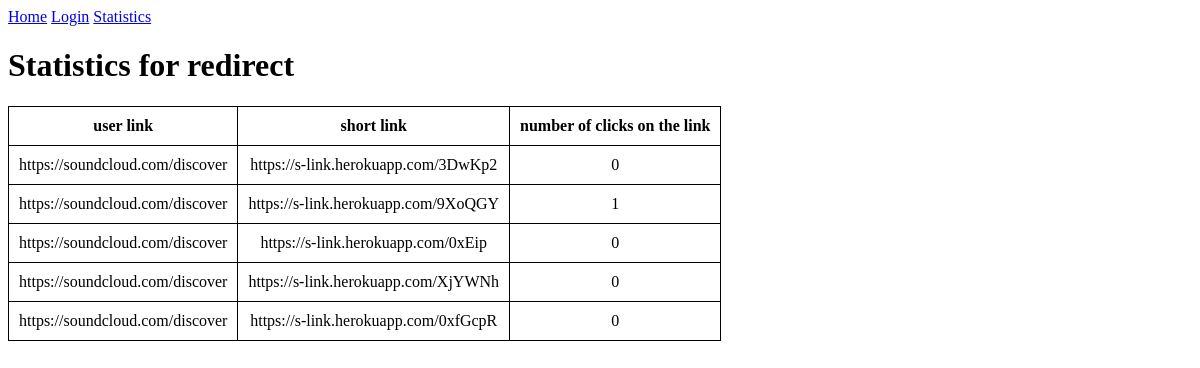
The page /stat on the database as committed earlier.
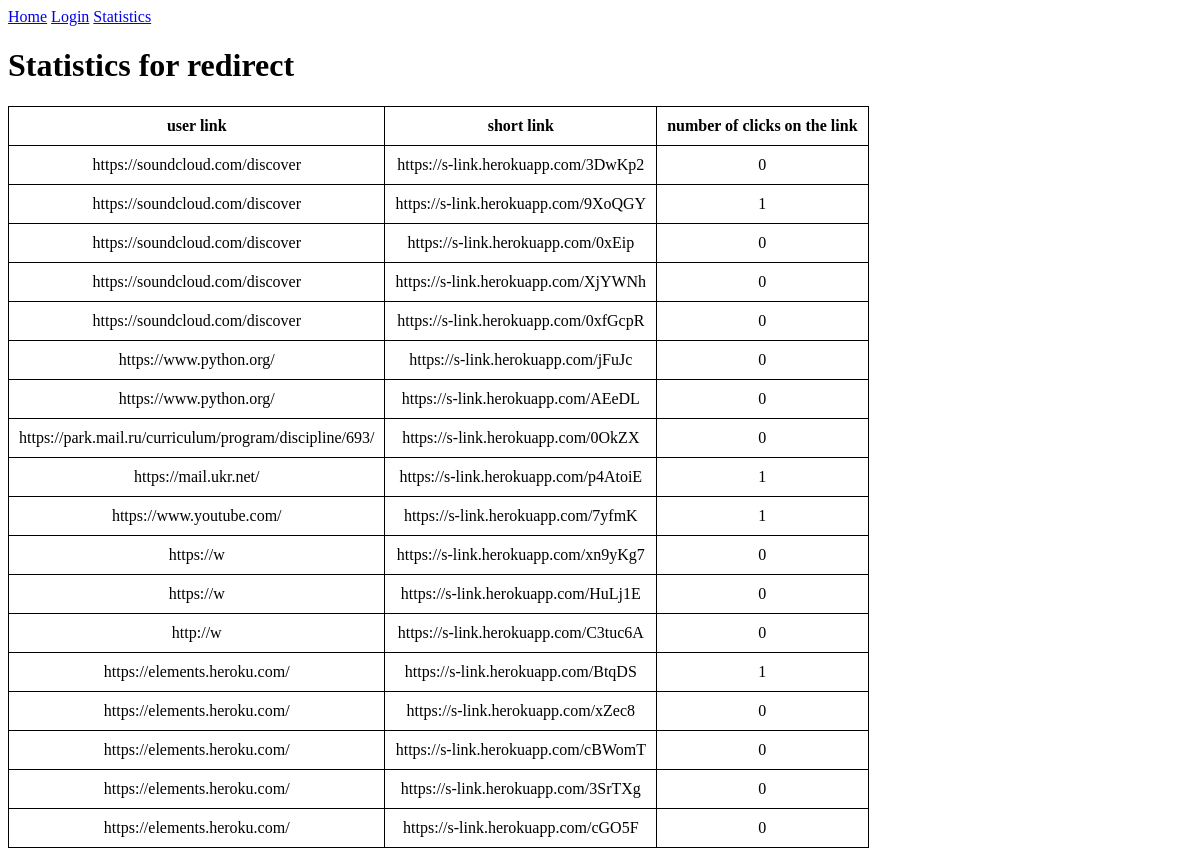
The same page on the database as committed later.
### app/models.py (models this page shows, shortened)
class Url(db.Model):
    id = db.Column(db.Integer, primary_key=True)
    url_link = db.Column(db.String(140))
    short_link = db.Column(db.String(40), unique=True)
    timestamp = db.Column(db.DateTime, index=True, default=datetime.utcnow)
    r_count = db.Column(db.Integer, default=0)
    user_id = db.Column(db.Integer, db.ForeignKey('user.id'))

### app/routes.py (the view)
@app.route('/stat', methods=['GET', 'POST'])
def stat():
    urls = Url.query.all()
    return render_template('statistics.html', urls=urls)

### app/templates/statistics.html (shortened to what this page needs)
            <div>
                <a href="{{ url_for('index') }}">Home</a>
                {% if current_user.is_anonymous %}
                <a href="{{ url_for('login') }}">Login</a>
                <a href="{{ url_for('stat') }}">Statistics</a>
                {% else %}
                <a href="{{ url_for('user', username=current_user.username) }}">Profile</a>
                <a href="{{ url_for('logout') }}">Logout</a>
                <a href="{{ url_for('stat') }}">Statistics</a>
                {% endif %}
            </div>
{% block content %}
    <h1>Statistics for redirect</h1>
    <table>
        <tr>
            <th>user link</th>
            <th>short link</th>
            <th>number of clicks on the link</th>
        </tr>
    {% for u in urls %}
        <tr>
            <td>{{ u.url_link}} </td>
            <td>https://s-link.herokuapp.com/{{u.short_link}} </td>
            <td>{{u.r_count}} </td>
        </tr>
    {% endfor %}
    </table>
{% endblock %}

### app/templates/statistics.html (style rules this page uses)
th, td { padding: 10px; text-align:center ; }
table, th, td { border: 1px solid black; border-collapse: collapse; }

Rows that differ between the two databases and show on the page:
added Url: url_link "https://www.python.org/", short_link "jFuJc", r_count "0"
added Url: url_link "https://www.python.org/", short_link "AEeDL", r_count "0"
added Url: url_link "https://park.mail.ru/curriculum/program/discipline/693/", short_link "0OkZX", r_count "0"
added Url: url_link "https://mail.ukr.net/", short_link "p4AtoiE", r_count "1"
added Url: url_link "https://www.youtube.com/", short_link "7yfmK", r_count "1"
added Url: url_link "https://w", short_link "xn9yKg7", r_count "0"
added Url: url_link "https://w", short_link "HuLj1E", r_count "0"
added Url: url_link "http://w", short_link "C3tuc6A", r_count "0"
added Url: url_link "https://elements.heroku.com/", short_link "BtqDS", r_count "1"
added Url: url_link "https://elements.heroku.com/", short_link "xZec8", r_count "0"
added Url: url_link "https://elements.heroku.com/", short_link "cBWomT", r_count "0"
added Url: url_link "https://elements.heroku.com/", short_link "3SrTXg", r_count "0"
added Url: url_link "https://elements.heroku.com/", short_link "cGO5F", r_count "0"
